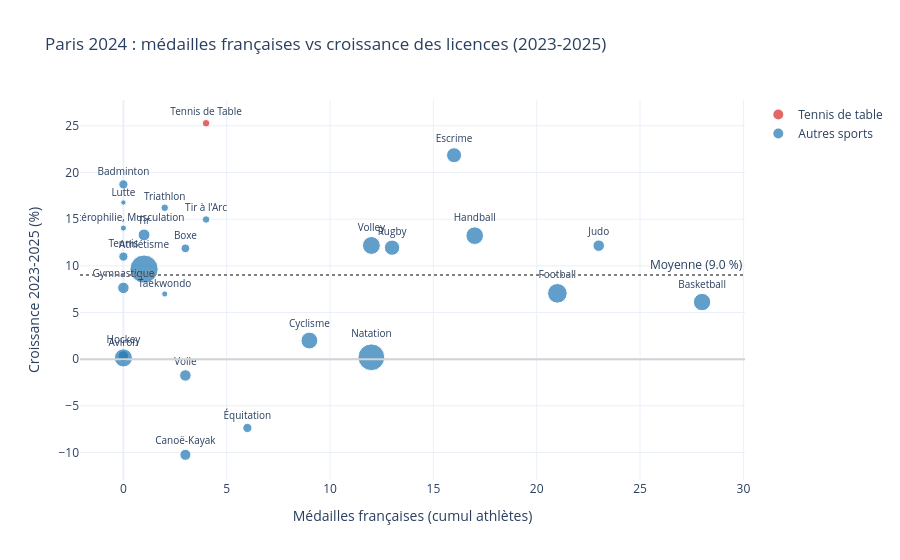

Notebook cell for this chart:
### Markdown cell above
### 1.2. Médailles à Paris 2024 et croissance des licences (2023-2025)

On croise maintenant le nombre de médailles obtenues par les Français à Paris 2024 avec l'évolution des licenciés entre 2023 (dernière saison normale avant les Jeux) et 2025.

### Code cell
df_fr_2024 = pr.synthetiser_paris_2024_france(df_athletes_2024)
df_bilan_2024 = pr.croiser_medailles_et_croissance(df_licences, df_fr_2024, 2023, 2025)

display(df_bilan_2024[["nom_fed", "disciplines_jo", "total_medailles", "medailles_or", "croissance_pct", "gain_net"]])
vz.plot_medailles_vs_croissance(df_bilan_2024).show()

### Figure 1 — Plotly figure (JSON) as saved in the notebook; plotly's stock layout.template omitted (floating-point values rounded to 4 significant figures)
{"data": [{"customdata": [["Tennis de table", 44849, 0]], "hovertemplate": "<b>%{hovertext}</b><br><br>=Tennis de table<br>Médailles françaises (cumul athlètes)=%{x}<br>Croissance 2023-2025 (%)=%{y}<br>nb_athletes=%{marker.size}<br>label=%{text}<br>disciplines_jo=%{customdata[0]}<br>gain_net=%{customdata[1]}<br>medailles_or=%{customdata[2]}<extra></extra>", "hovertext": ["Fédération Française de Tennis de Table"], "legendgroup": "Tennis de table", "marker": {"color": "#d62728", "size": [6], "sizemode": "area", "sizeref": 0.2125, "symbol": "circle"}, "mode": "markers+text", "name": "Tennis de table", "orientation": "v", "showlegend": true, "text": ["Tennis de Table"], "textfont": {"size": 10}, "textposition": "top center", "type": "scatter", "x": [4], "xaxis": "x", "y": [25.28], "yaxis": "y"}, {"customdata": [["Escrime", 11702, 1], ["Badminton", 37789, 0], ["Lutte", 4755, 0], ["Triathlon", 9903, 1], ["Tir à l'arc", 11049, 0], ["Haltérophilie", 2929, 0], ["Tir", 34064, 0], ["Handball", 70353, 0], ["Volleyball, Volleyball de plage", 17999, 12], ["Judo", 64354, 15], ["Rugby à sept", 44754, 13], ["Boxe", 7725, 0], ["Tennis", 121627, 0], ["Athlétisme", 29617, 0], ["Gymnastique artistique, Gymnastique rythmique, Trampoline", 24741, 0], ["Football", 156219, 0], ["Taekwondo", 3496, 1], ["Basketball, Basketball 3x3", 36357, 0], ["Cyclisme BMX Freestyle, Cyclisme BMX Racing, Cyclisme Mountain Bike, Cyclisme sur piste, Cyclisme sur route", 2145, 3], ["Aviron", 151, 0], ["Natation, Natation artistique, Natation, marathon, Plongeon, Water-polo", 805, 4], ["Hockey", 22, 0], ["Voile", -5454, 0], ["Sports équestres", -49780, 0], ["Canoë-kayak slalom, Canoë-kayak sprint", -3938, 1]], "hovertemplate": "<b>%{hovertext}</b><br><br>=Autres sports<br>Médailles françaises (cumul athlètes)=%{x}<br>Croissance 2023-2025 (%)=%{y}<br>nb_athletes=%{marker.size}<br>label=%{text}<br>disciplines_jo=%{customdata[0]}<br>gain_net=%{customdata[1]}<br>medailles_or=%{customdata[2]}<extra></extra>", "hovertext": ["Fédération Française d'Escrime", "Fédération Française de Badminton", "Fédération Française de Lutte", "Fédération Française de Triathlon et Disciplines Enchainées", "Fédération Française de Tir à l'Arc", "Fédération Française d'Haltérophilie, Musculation", "Fédération Française de Tir", "Fédération Française de Handball", "Fédération Française de Volley", "Fédération Française de Judo, Jujitsu, Kendo et Disciplines Associées", "Fédération Française de Rugby", "Fédération Française de Boxe", "Fédération Française de Tennis", "Fédération Française d'Athlétisme", "Fédération Française de Gymnastique", "Fédération Française de Football", "Fédération Française de Taekwondo et Disciplines Associées", "Fédération Française de Basketball", "Fédération Française de Cyclisme", "Fédération Française d'Aviron", "Fédération Française de Natation", "Fédération Française de Hockey", "Fédération Française de Voile", "Fédération Française d'Équitation", "Fédération Française de Canoë-Kayak et Sports de Pagaie"], "legendgroup": "Autres sports", "marker": {"color": "#1f77b4", "size": [24, 9, 3, 6, 6, 4, 15, 33, 34, 14, 25, 8, 9, 85, 14, 41, 4, 32, 30, 12, 76, 35, 14, 9, 13], "sizemode": "area", "sizeref": 0.2125, "symbol": "circle"}, "mode": "markers+text", "name": "Autres sports", "orientation": "v", "showlegend": true, "text": ["Escrime", "Badminton", "Lutte", "Triathlon", "Tir à l'Arc", "Haltérophilie, Musculation", "Tir", "Handball", "Volley", "Judo", "Rugby", "Boxe", "Tennis", "Athlétisme", "Gymnastique", "Football", "Taekwondo", "Basketball", "Cyclisme", "Aviron", "Natation", "Hockey", "Voile", "Équitation", "Canoë-Kayak"], "textfont": {"size": 10}, "textposition": "top center", "type": "scatter", "x": [16, 0, 0, 2, 4, 0, 1, 17, 12, 23, 13, 3, 0, 1, 0, 21, 2, 28, 9, 0, 12, 0, 3, 6, 3], "xaxis": "x", "y": [21.85, 18.72, 16.78, 16.22, 14.96, 14.04, 13.31, 13.23, 12.18, 12.16, 11.94, 11.87, 10.99, 9.647, 7.633, 7.05, 6.982, 6.117, 1.992, 0.3331, 0.2001, 0.1315, -1.747, -7.373, -10.25], "yaxis": "y"}], "layout": {"annotations": [{"showarrow": false, "text": "Moyenne (9.0 %)", "x": 1, "xanchor": "right", "xref": "x domain", "y": 9.01, "yanchor": "bottom", "yref": "y"}], "legend": {"itemsizing": "constant", "title": {"text": ""}, "tracegroupgap": 0}, "shapes": [{"line": {"color": "lightgray"}, "type": "line", "x0": 0, "x1": 1, "xref": "x domain", "y0": 0, "y1": 0, "yref": "y"}, {"line": {"color": "gray", "dash": "dot"}, "type": "line", "x0": 0, "x1": 1, "xref": "x domain", "y0": 9.01, "y1": 9.01, "yref": "y"}], "title": {"text": "Paris 2024 : médailles françaises vs croissance des licences (2023-2025)"}, "xaxis": {"anchor": "y", "domain": [0, 1], "title": {"text": "Médailles françaises (cumul athlètes)"}}, "yaxis": {"anchor": "x", "domain": [0, 1], "title": {"text": "Croissance 2023-2025 (%)"}}}}
